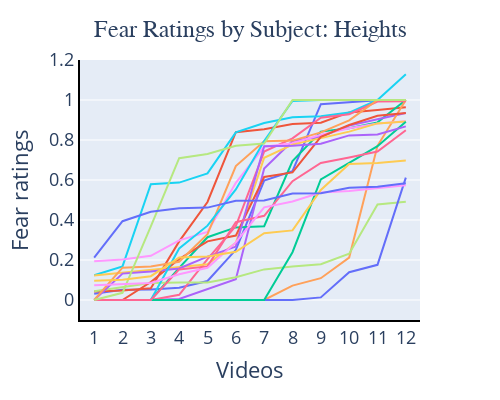
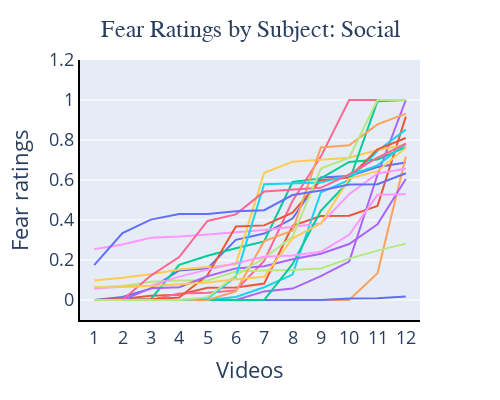
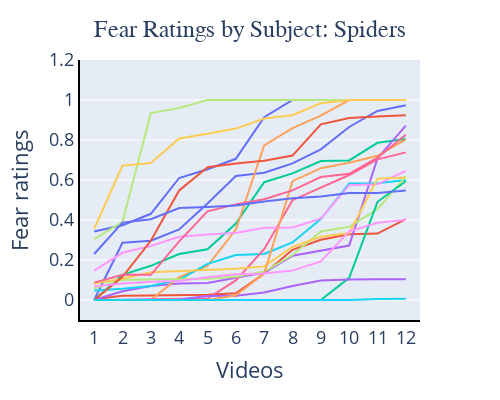

These figures' notebook cell, in order:
### Markdown cell above
## Make fear plots:

### Code cell
# sort everyone's rating
# then make line plot per person

sorted_ratings = all_sub_df.sort_values(by =['sub_id','video_category','fear'])

import plotly.express as px
for category in np.unique(sorted_ratings['category']):
    plot_df = sorted_ratings[sorted_ratings.category==category]
    plot_df['video_order']=np.tile(range(1,13), len(subjects_list))
    
    fig = px.line(plot_df, x='video_order', y='fear', color='sub_id', markers=False,width=500, height=400)
    fig.update_layout(xaxis_title="Videos", 
                      yaxis_title="Fear ratings",
                        title=dict(text=f"Fear Ratings by Subject: {category}", x=0.5, y=0.95,
                                   font=dict(size=24)))
    fig.update_xaxes(showline=True, linewidth=2, linecolor='black',showgrid=False, zeroline=False, range=[0.5, 12.5],title_font=dict(size=22),tickfont=dict(size=18),nticks=24)
    fig.update_yaxes(showline=True, linewidth=2, linecolor='black',showgrid=True, zeroline=False, range=[-0.1,1.2],title_font=dict(size=22),tickfont=dict(size=18))
    
    fig.update_layout(
        title_font_family="Times New Roman",showlegend=False
    )
    fig.show()

### Figure 1 — Plotly figure (JSON) as saved in the notebook; plotly's stock layout.template omitted (floating-point values rounded to 4 significant figures)
{"data": [{"hovertemplate": "sub_id=04<br>video_order=%{x}<br>fear=%{y}<extra></extra>", "legendgroup": "04", "line": {"color": "#636efa", "dash": "solid"}, "marker": {"symbol": "circle"}, "mode": "lines", "name": "04", "orientation": "v", "showlegend": true, "type": "scatter", "x": [1, 2, 3, 4, 5, 6, 7, 8, 9, 10, 11, 12], "xaxis": "x", "y": [0.031, 0.051, 0.052, 0.061, 0.095, 0.251, 0.597, 0.644, 0.979, 0.989, 0.999, 1], "yaxis": "y"}, {"hovertemplate": "sub_id=05<br>video_order=%{x}<br>fear=%{y}<extra></extra>", "legendgroup": "05", "line": {"color": "#EF553B", "dash": "solid"}, "marker": {"symbol": "circle"}, "mode": "lines", "name": "05", "orientation": "v", "showlegend": true, "type": "scatter", "x": [1, 2, 3, 4, 5, 6, 7, 8, 9, 10, 11, 12], "xaxis": "x", "y": [0.043, 0.048, 0.059, 0.293, 0.49, 0.839, 0.854, 0.88, 0.886, 0.938, 0.95, 0.964], "yaxis": "y"}, {"hovertemplate": "sub_id=06<br>video_order=%{x}<br>fear=%{y}<extra></extra>", "legendgroup": "06", "line": {"color": "#00cc96", "dash": "solid"}, "marker": {"symbol": "circle"}, "mode": "lines", "name": "06", "orientation": "v", "showlegend": true, "type": "scatter", "x": [1, 2, 3, 4, 5, 6, 7, 8, 9, 10, 11, 12], "xaxis": "x", "y": [0, 0, 0, 0.161, 0.314, 0.363, 0.369, 0.695, 0.842, 0.859, 0.888, 1], "yaxis": "y"}, {"hovertemplate": "sub_id=07<br>video_order=%{x}<br>fear=%{y}<extra></extra>", "legendgroup": "07", "line": {"color": "#ab63fa", "dash": "solid"}, "marker": {"symbol": "circle"}, "mode": "lines", "name": "07", "orientation": "v", "showlegend": true, "type": "scatter", "x": [1, 2, 3, 4, 5, 6, 7, 8, 9, 10, 11, 12], "xaxis": "x", "y": [0, 0, 0, 0.005, 0.054, 0.104, 0.657, 0.795, 0.816, 0.872, 0.904, 0.935], "yaxis": "y"}, {"hovertemplate": "sub_id=08<br>video_order=%{x}<br>fear=%{y}<extra></extra>", "legendgroup": "08", "line": {"color": "#FFA15A", "dash": "solid"}, "marker": {"symbol": "circle"}, "mode": "lines", "name": "08", "orientation": "v", "showlegend": true, "type": "scatter", "x": [1, 2, 3, 4, 5, 6, 7, 8, 9, 10, 11, 12], "xaxis": "x", "y": [0, 0, 0, 0, 0, 0, 0, 0.072, 0.109, 0.212, 0.771, 1], "yaxis": "y"}, {"hovertemplate": "sub_id=09<br>video_order=%{x}<br>fear=%{y}<extra></extra>", "legendgroup": "09", "line": {"color": "#19d3f3", "dash": "solid"}, "marker": {"symbol": "circle"}, "mode": "lines", "name": "09", "orientation": "v", "showlegend": true, "type": "scatter", "x": [1, 2, 3, 4, 5, 6, 7, 8, 9, 10, 11, 12], "xaxis": "x", "y": [0.124, 0.168, 0.579, 0.587, 0.633, 0.838, 0.885, 0.914, 0.919, 0.937, 1, 1], "yaxis": "y"}, {"hovertemplate": "sub_id=10<br>video_order=%{x}<br>fear=%{y}<extra></extra>", "legendgroup": "10", "line": {"color": "#FF6692", "dash": "solid"}, "marker": {"symbol": "circle"}, "mode": "lines", "name": "10", "orientation": "v", "showlegend": true, "type": "scatter", "x": [1, 2, 3, 4, 5, 6, 7, 8, 9, 10, 11, 12], "xaxis": "x", "y": [0, 0, 0, 0.026, 0.204, 0.3695, 0.742, 0.808, 0.911, 0.929, 0.992, 0.994], "yaxis": "y"}, {"hovertemplate": "sub_id=11<br>video_order=%{x}<br>fear=%{y}<extra></extra>", "legendgroup": "11", "line": {"color": "#B6E880", "dash": "solid"}, "marker": {"symbol": "circle"}, "mode": "lines", "name": "11", "orientation": "v", "showlegend": true, "type": "scatter", "x": [1, 2, 3, 4, 5, 6, 7, 8, 9, 10, 11, 12], "xaxis": "x", "y": [0.044, 0.065, 0.085, 0.087, 0.087, 0.114, 0.153, 0.168, 0.179, 0.231, 0.478, 0.491], "yaxis": "y"}, {"hovertemplate": "sub_id=12<br>video_order=%{x}<br>fear=%{y}<extra></extra>", "legendgroup": "12", "line": {"color": "#FF97FF", "dash": "solid"}, "marker": {"symbol": "circle"}, "mode": "lines", "name": "12", "orientation": "v", "showlegend": true, "type": "scatter", "x": [1, 2, 3, 4, 5, 6, 7, 8, 9, 10, 11, 12], "xaxis": "x", "y": [0.194, 0.202, 0.221, 0.298, 0.34, 0.586, 0.766, 0.784, 0.826, 0.859, 0.883, 0.894], "yaxis": "y"}, {"hovertemplate": "sub_id=13<br>video_order=%{x}<br>fear=%{y}<extra></extra>", "legendgroup": "13", "line": {"color": "#FECB52", "dash": "solid"}, "marker": {"symbol": "circle"}, "mode": "lines", "name": "13", "orientation": "v", "showlegend": true, "type": "scatter", "x": [1, 2, 3, 4, 5, 6, 7, 8, 9, 10, 11, 12], "xaxis": "x", "y": [0.122, 0.137, 0.152, 0.166, 0.179, 0.286, 0.711, 0.777, 0.81, 0.842, 0.883, 0.893], "yaxis": "y"}, {"hovertemplate": "sub_id=14<br>video_order=%{x}<br>fear=%{y}<extra></extra>", "legendgroup": "14", "line": {"color": "#636efa", "dash": "solid"}, "marker": {"symbol": "circle"}, "mode": "lines", "name": "14", "orientation": "v", "showlegend": true, "type": "scatter", "x": [1, 2, 3, 4, 5, 6, 7, 8, 9, 10, 11, 12], "xaxis": "x", "y": [0, 0, 0, 0, 0, 0, 0, 0, 0.013, 0.139, 0.176, 0.612], "yaxis": "y"}, {"hovertemplate": "sub_id=15<br>video_order=%{x}<br>fear=%{y}<extra></extra>", "legendgroup": "15", "line": {"color": "#EF553B", "dash": "solid"}, "marker": {"symbol": "circle"}, "mode": "lines", "name": "15", "orientation": "v", "showlegend": true, "type": "scatter", "x": [1, 2, 3, 4, 5, 6, 7, 8, 9, 10, 11, 12], "xaxis": "x", "y": [0, 0, 0.09, 0.205, 0.2933, 0.322, 0.615, 0.638, 0.816, 0.875, 0.9211, 0.935], "yaxis": "y"}, {"hovertemplate": "sub_id=16<br>video_order=%{x}<br>fear=%{y}<extra></extra>", "legendgroup": "16", "line": {"color": "#00cc96", "dash": "solid"}, "marker": {"symbol": "circle"}, "mode": "lines", "name": "16", "orientation": "v", "showlegend": true, "type": "scatter", "x": [1, 2, 3, 4, 5, 6, 7, 8, 9, 10, 11, 12], "xaxis": "x", "y": [0, 0, 0, 0, 0, 0, 0, 0.239, 0.603, 0.686, 0.769, 0.891], "yaxis": "y"}, {"hovertemplate": "sub_id=17<br>video_order=%{x}<br>fear=%{y}<extra></extra>", "legendgroup": "17", "line": {"color": "#ab63fa", "dash": "solid"}, "marker": {"symbol": "circle"}, "mode": "lines", "name": "17", "orientation": "v", "showlegend": true, "type": "scatter", "x": [1, 2, 3, 4, 5, 6, 7, 8, 9, 10, 11, 12], "xaxis": "x", "y": [0, 0.132, 0.143, 0.158, 0.217, 0.267, 0.769, 0.771, 0.781, 0.823, 0.828, 0.868], "yaxis": "y"}, {"hovertemplate": "sub_id=18<br>video_order=%{x}<br>fear=%{y}<extra></extra>", "legendgroup": "18", "line": {"color": "#FFA15A", "dash": "solid"}, "marker": {"symbol": "circle"}, "mode": "lines", "name": "18", "orientation": "v", "showlegend": true, "type": "scatter", "x": [1, 2, 3, 4, 5, 6, 7, 8, 9, 10, 11, 12], "xaxis": "x", "y": [0, 0.1615, 0.168, 0.191, 0.329, 0.67, 0.794, 0.797, 0.838, 0.898, 1, 1], "yaxis": "y"}, {"hovertemplate": "sub_id=19<br>video_order=%{x}<br>fear=%{y}<extra></extra>", "legendgroup": "19", "line": {"color": "#19d3f3", "dash": "solid"}, "marker": {"symbol": "circle"}, "mode": "lines", "name": "19", "orientation": "v", "showlegend": true, "type": "scatter", "x": [1, 2, 3, 4, 5, 6, 7, 8, 9, 10, 11, 12], "xaxis": "x", "y": [0, 0, 0, 0.2575, 0.3717, 0.553, 0.795, 0.995, 1, 1, 1, 1.129], "yaxis": "y"}, {"hovertemplate": "sub_id=23<br>video_order=%{x}<br>fear=%{y}<extra></extra>", "legendgroup": "23", "line": {"color": "#FF6692", "dash": "solid"}, "marker": {"symbol": "circle"}, "mode": "lines", "name": "23", "orientation": "v", "showlegend": true, "type": "scatter", "x": [1, 2, 3, 4, 5, 6, 7, 8, 9, 10, 11, 12], "xaxis": "x", "y": [0, 0, 0, 0.153, 0.168, 0.389, 0.421, 0.594, 0.685, 0.712, 0.742, 0.849], "yaxis": "y"}, {"hovertemplate": "sub_id=25<br>video_order=%{x}<br>fear=%{y}<extra></extra>", "legendgroup": "25", "line": {"color": "#B6E880", "dash": "solid"}, "marker": {"symbol": "circle"}, "mode": "lines", "name": "25", "orientation": "v", "showlegend": true, "type": "scatter", "x": [1, 2, 3, 4, 5, 6, 7, 8, 9, 10, 11, 12], "xaxis": "x", "y": [0, 0.036, 0.368, 0.709, 0.73, 0.771, 0.782, 1, 1, 1, 1, 1], "yaxis": "y"}, {"hovertemplate": "sub_id=26<br>video_order=%{x}<br>fear=%{y}<extra></extra>", "legendgroup": "26", "line": {"color": "#FF97FF", "dash": "solid"}, "marker": {"symbol": "circle"}, "mode": "lines", "name": "26", "orientation": "v", "showlegend": true, "type": "scatter", "x": [1, 2, 3, 4, 5, 6, 7, 8, 9, 10, 11, 12], "xaxis": "x", "y": [0.074, 0.08, 0.085, 0.129, 0.161, 0.288, 0.4633, 0.4926, 0.537, 0.545, 0.56, 0.574], "yaxis": "y"}, {"hovertemplate": "sub_id=28<br>video_order=%{x}<br>fear=%{y}<extra></extra>", "legendgroup": "28", "line": {"color": "#FECB52", "dash": "solid"}, "marker": {"symbol": "circle"}, "mode": "lines", "name": "28", "orientation": "v", "showlegend": true, "type": "scatter", "x": [1, 2, 3, 4, 5, 6, 7, 8, 9, 10, 11, 12], "xaxis": "x", "y": [0.0964, 0.101, 0.119, 0.212, 0.218, 0.241, 0.334, 0.348, 0.55, 0.68, 0.685, 0.698], "yaxis": "y"}, {"hovertemplate": "sub_id=29<br>video_order=%{x}<br>fear=%{y}<extra></extra>", "legendgroup": "29", "line": {"color": "#636efa", "dash": "solid"}, "marker": {"symbol": "circle"}, "mode": "lines", "name": "29", "orientation": "v", "showlegend": true, "type": "scatter", "x": [1, 2, 3, 4, 5, 6, 7, 8, 9, 10, 11, 12], "xaxis": "x", "y": [0.212, 0.394, 0.441, 0.459, 0.462, 0.496, 0.498, 0.532, 0.534, 0.561, 0.566, 0.584], "yaxis": "y"}], "layout": {"height": 400, "legend": {"title": {"text": "sub_id"}, "tracegroupgap": 0}, "margin": {"t": 60}, "showlegend": false, "title": {"font": {"family": "Times New Roman", "size": 24}, "text": "Fear Ratings by Subject: Heights", "x": 0.5, "y": 0.95}, "width": 500, "xaxis": {"anchor": "y", "domain": [0, 1], "linecolor": "black", "linewidth": 2, "nticks": 24, "range": [0.5, 12.5], "showgrid": false, "showline": true, "tickfont": {"size": 18}, "title": {"font": {"size": 22}, "text": "Videos"}, "zeroline": false}, "yaxis": {"anchor": "x", "domain": [0, 1], "linecolor": "black", "linewidth": 2, "range": [-0.1, 1.2], "showgrid": true, "showline": true, "tickfont": {"size": 18}, "title": {"font": {"size": 22}, "text": "Fear ratings"}, "zeroline": false}}}

### Figure 2 — Plotly figure (JSON) as saved in the notebook; plotly's stock layout.template omitted (floating-point values rounded to 4 significant figures)
{"data": [{"hovertemplate": "sub_id=04<br>video_order=%{x}<br>fear=%{y}<extra></extra>", "legendgroup": "04", "line": {"color": "#636efa", "dash": "solid"}, "marker": {"symbol": "circle"}, "mode": "lines", "name": "04", "orientation": "v", "showlegend": true, "type": "scatter", "x": [1, 2, 3, 4, 5, 6, 7, 8, 9, 10, 11, 12], "xaxis": "x", "y": [0, 0.015, 0.057, 0.148, 0.158, 0.301, 0.332, 0.407, 0.613, 0.62, 0.665, 0.688], "yaxis": "y"}, {"hovertemplate": "sub_id=05<br>video_order=%{x}<br>fear=%{y}<extra></extra>", "legendgroup": "05", "line": {"color": "#EF553B", "dash": "solid"}, "marker": {"symbol": "circle"}, "mode": "lines", "name": "05", "orientation": "v", "showlegend": true, "type": "scatter", "x": [1, 2, 3, 4, 5, 6, 7, 8, 9, 10, 11, 12], "xaxis": "x", "y": [0, 0.005, 0.021, 0.026, 0.061, 0.062, 0.082, 0.371, 0.42, 0.421, 0.4705, 0.917], "yaxis": "y"}, {"hovertemplate": "sub_id=06<br>video_order=%{x}<br>fear=%{y}<extra></extra>", "legendgroup": "06", "line": {"color": "#00cc96", "dash": "solid"}, "marker": {"symbol": "circle"}, "mode": "lines", "name": "06", "orientation": "v", "showlegend": true, "type": "scatter", "x": [1, 2, 3, 4, 5, 6, 7, 8, 9, 10, 11, 12], "xaxis": "x", "y": [0, 0, 0.004, 0.176, 0.221, 0.259, 0.293, 0.59, 0.608, 0.69, 0.703, 0.764], "yaxis": "y"}, {"hovertemplate": "sub_id=07<br>video_order=%{x}<br>fear=%{y}<extra></extra>", "legendgroup": "07", "line": {"color": "#ab63fa", "dash": "solid"}, "marker": {"symbol": "circle"}, "mode": "lines", "name": "07", "orientation": "v", "showlegend": true, "type": "scatter", "x": [1, 2, 3, 4, 5, 6, 7, 8, 9, 10, 11, 12], "xaxis": "x", "y": [0, 0, 0, 0, 0, 0, 0.043, 0.057, 0.119, 0.192, 0.626, 1], "yaxis": "y"}, {"hovertemplate": "sub_id=08<br>video_order=%{x}<br>fear=%{y}<extra></extra>", "legendgroup": "08", "line": {"color": "#FFA15A", "dash": "solid"}, "marker": {"symbol": "circle"}, "mode": "lines", "name": "08", "orientation": "v", "showlegend": true, "type": "scatter", "x": [1, 2, 3, 4, 5, 6, 7, 8, 9, 10, 11, 12], "xaxis": "x", "y": [0, 0, 0, 0, 0, 0, 0, 0, 0, 0, 0.134, 0.717], "yaxis": "y"}, {"hovertemplate": "sub_id=09<br>video_order=%{x}<br>fear=%{y}<extra></extra>", "legendgroup": "09", "line": {"color": "#19d3f3", "dash": "solid"}, "marker": {"symbol": "circle"}, "mode": "lines", "name": "09", "orientation": "v", "showlegend": true, "type": "scatter", "x": [1, 2, 3, 4, 5, 6, 7, 8, 9, 10, 11, 12], "xaxis": "x", "y": [0, 0, 0, 0, 0, 0.015, 0.064, 0.127, 0.538, 0.6, 0.745, 0.852], "yaxis": "y"}, {"hovertemplate": "sub_id=10<br>video_order=%{x}<br>fear=%{y}<extra></extra>", "legendgroup": "10", "line": {"color": "#FF6692", "dash": "solid"}, "marker": {"symbol": "circle"}, "mode": "lines", "name": "10", "orientation": "v", "showlegend": true, "type": "scatter", "x": [1, 2, 3, 4, 5, 6, 7, 8, 9, 10, 11, 12], "xaxis": "x", "y": [0, 0, 0, 0.033, 0.036, 0.048, 0.195, 0.495, 0.717, 1, 1, 1], "yaxis": "y"}, {"hovertemplate": "sub_id=11<br>video_order=%{x}<br>fear=%{y}<extra></extra>", "legendgroup": "11", "line": {"color": "#B6E880", "dash": "solid"}, "marker": {"symbol": "circle"}, "mode": "lines", "name": "11", "orientation": "v", "showlegend": true, "type": "scatter", "x": [1, 2, 3, 4, 5, 6, 7, 8, 9, 10, 11, 12], "xaxis": "x", "y": [0.062, 0.07, 0.091, 0.098, 0.098, 0.142, 0.147, 0.15, 0.158, 0.207, 0.247, 0.282], "yaxis": "y"}, {"hovertemplate": "sub_id=12<br>video_order=%{x}<br>fear=%{y}<extra></extra>", "legendgroup": "12", "line": {"color": "#FF97FF", "dash": "solid"}, "marker": {"symbol": "circle"}, "mode": "lines", "name": "12", "orientation": "v", "showlegend": true, "type": "scatter", "x": [1, 2, 3, 4, 5, 6, 7, 8, 9, 10, 11, 12], "xaxis": "x", "y": [0.254, 0.278, 0.311, 0.317, 0.327, 0.337, 0.35, 0.366, 0.382, 0.529, 0.633, 0.656], "yaxis": "y"}, {"hovertemplate": "sub_id=13<br>video_order=%{x}<br>fear=%{y}<extra></extra>", "legendgroup": "13", "line": {"color": "#FECB52", "dash": "solid"}, "marker": {"symbol": "circle"}, "mode": "lines", "name": "13", "orientation": "v", "showlegend": true, "type": "scatter", "x": [1, 2, 3, 4, 5, 6, 7, 8, 9, 10, 11, 12], "xaxis": "x", "y": [0.098, 0.111, 0.129, 0.152, 0.165, 0.178, 0.636, 0.691, 0.701, 0.711, 0.75, 0.776], "yaxis": "y"}, {"hovertemplate": "sub_id=14<br>video_order=%{x}<br>fear=%{y}<extra></extra>", "legendgroup": "14", "line": {"color": "#636efa", "dash": "solid"}, "marker": {"symbol": "circle"}, "mode": "lines", "name": "14", "orientation": "v", "showlegend": true, "type": "scatter", "x": [1, 2, 3, 4, 5, 6, 7, 8, 9, 10, 11, 12], "xaxis": "x", "y": [0, 0, 0, 0, 0, 0, 0, 0, 0, 0.008, 0.008233, 0.018], "yaxis": "y"}, {"hovertemplate": "sub_id=15<br>video_order=%{x}<br>fear=%{y}<extra></extra>", "legendgroup": "15", "line": {"color": "#EF553B", "dash": "solid"}, "marker": {"symbol": "circle"}, "mode": "lines", "name": "15", "orientation": "v", "showlegend": true, "type": "scatter", "x": [1, 2, 3, 4, 5, 6, 7, 8, 9, 10, 11, 12], "xaxis": "x", "y": [0, 0, 0.004, 0.012, 0.124, 0.368, 0.3731, 0.4365, 0.5992, 0.612, 0.753, 0.81], "yaxis": "y"}, {"hovertemplate": "sub_id=16<br>video_order=%{x}<br>fear=%{y}<extra></extra>", "legendgroup": "16", "line": {"color": "#00cc96", "dash": "solid"}, "marker": {"symbol": "circle"}, "mode": "lines", "name": "16", "orientation": "v", "showlegend": true, "type": "scatter", "x": [1, 2, 3, 4, 5, 6, 7, 8, 9, 10, 11, 12], "xaxis": "x", "y": [0, 0, 0, 0, 0, 0, 0, 0.179, 0.446, 0.595, 0.994, 1], "yaxis": "y"}, {"hovertemplate": "sub_id=17<br>video_order=%{x}<br>fear=%{y}<extra></extra>", "legendgroup": "17", "line": {"color": "#ab63fa", "dash": "solid"}, "marker": {"symbol": "circle"}, "mode": "lines", "name": "17", "orientation": "v", "showlegend": true, "type": "scatter", "x": [1, 2, 3, 4, 5, 6, 7, 8, 9, 10, 11, 12], "xaxis": "x", "y": [0, 0, 0.059, 0.064, 0.119, 0.158, 0.169, 0.204, 0.231, 0.28, 0.378, 0.605], "yaxis": "y"}, {"hovertemplate": "sub_id=18<br>video_order=%{x}<br>fear=%{y}<extra></extra>", "legendgroup": "18", "line": {"color": "#FFA15A", "dash": "solid"}, "marker": {"symbol": "circle"}, "mode": "lines", "name": "18", "orientation": "v", "showlegend": true, "type": "scatter", "x": [1, 2, 3, 4, 5, 6, 7, 8, 9, 10, 11, 12], "xaxis": "x", "y": [0, 0, 0, 0, 0, 0.043, 0.295, 0.347, 0.763, 0.774, 0.878, 0.932], "yaxis": "y"}, {"hovertemplate": "sub_id=19<br>video_order=%{x}<br>fear=%{y}<extra></extra>", "legendgroup": "19", "line": {"color": "#19d3f3", "dash": "solid"}, "marker": {"symbol": "circle"}, "mode": "lines", "name": "19", "orientation": "v", "showlegend": true, "type": "scatter", "x": [1, 2, 3, 4, 5, 6, 7, 8, 9, 10, 11, 12], "xaxis": "x", "y": [0, 0, 0, 0, 0.008, 0.1169, 0.5785, 0.584, 0.587, 0.623, 0.673, 0.782], "yaxis": "y"}, {"hovertemplate": "sub_id=23<br>video_order=%{x}<br>fear=%{y}<extra></extra>", "legendgroup": "23", "line": {"color": "#FF6692", "dash": "solid"}, "marker": {"symbol": "circle"}, "mode": "lines", "name": "23", "orientation": "v", "showlegend": true, "type": "scatter", "x": [1, 2, 3, 4, 5, 6, 7, 8, 9, 10, 11, 12], "xaxis": "x", "y": [0, 0, 0.122, 0.215, 0.395, 0.428, 0.542, 0.551, 0.561, 0.628, 0.712, 0.782], "yaxis": "y"}, {"hovertemplate": "sub_id=25<br>video_order=%{x}<br>fear=%{y}<extra></extra>", "legendgroup": "25", "line": {"color": "#B6E880", "dash": "solid"}, "marker": {"symbol": "circle"}, "mode": "lines", "name": "25", "orientation": "v", "showlegend": true, "type": "scatter", "x": [1, 2, 3, 4, 5, 6, 7, 8, 9, 10, 11, 12], "xaxis": "x", "y": [0, 0, 0, 0, 0.013, 0.124, 0.21, 0.316, 0.657, 0.711, 1, 1], "yaxis": "y"}, {"hovertemplate": "sub_id=26<br>video_order=%{x}<br>fear=%{y}<extra></extra>", "legendgroup": "26", "line": {"color": "#FF97FF", "dash": "solid"}, "marker": {"symbol": "circle"}, "mode": "lines", "name": "26", "orientation": "v", "showlegend": true, "type": "scatter", "x": [1, 2, 3, 4, 5, 6, 7, 8, 9, 10, 11, 12], "xaxis": "x", "y": [0.056, 0.067, 0.07096, 0.117, 0.152, 0.184, 0.2163, 0.223, 0.241, 0.3258, 0.5259, 0.529], "yaxis": "y"}, {"hovertemplate": "sub_id=28<br>video_order=%{x}<br>fear=%{y}<extra></extra>", "legendgroup": "28", "line": {"color": "#FECB52", "dash": "solid"}, "marker": {"symbol": "circle"}, "mode": "lines", "name": "28", "orientation": "v", "showlegend": true, "type": "scatter", "x": [1, 2, 3, 4, 5, 6, 7, 8, 9, 10, 11, 12], "xaxis": "x", "y": [0.064, 0.065, 0.07, 0.077, 0.087, 0.104, 0.116, 0.308, 0.382, 0.607, 0.644, 0.761], "yaxis": "y"}, {"hovertemplate": "sub_id=29<br>video_order=%{x}<br>fear=%{y}<extra></extra>", "legendgroup": "29", "line": {"color": "#636efa", "dash": "solid"}, "marker": {"symbol": "circle"}, "mode": "lines", "name": "29", "orientation": "v", "showlegend": true, "type": "scatter", "x": [1, 2, 3, 4, 5, 6, 7, 8, 9, 10, 11, 12], "xaxis": "x", "y": [0.174, 0.335, 0.402, 0.43, 0.43, 0.444, 0.449, 0.525, 0.547, 0.577, 0.579, 0.634], "yaxis": "y"}], "layout": {"height": 400, "legend": {"title": {"text": "sub_id"}, "tracegroupgap": 0}, "margin": {"t": 60}, "showlegend": false, "title": {"font": {"family": "Times New Roman", "size": 24}, "text": "Fear Ratings by Subject: Social", "x": 0.5, "y": 0.95}, "width": 500, "xaxis": {"anchor": "y", "domain": [0, 1], "linecolor": "black", "linewidth": 2, "nticks": 24, "range": [0.5, 12.5], "showgrid": false, "showline": true, "tickfont": {"size": 18}, "title": {"font": {"size": 22}, "text": "Videos"}, "zeroline": false}, "yaxis": {"anchor": "x", "domain": [0, 1], "linecolor": "black", "linewidth": 2, "range": [-0.1, 1.2], "showgrid": true, "showline": true, "tickfont": {"size": 18}, "title": {"font": {"size": 22}, "text": "Fear ratings"}, "zeroline": false}}}

### Figure 3 — Plotly figure (JSON) as saved in the notebook; plotly's stock layout.template omitted (floating-point values rounded to 4 significant figures)
{"data": [{"hovertemplate": "sub_id=04<br>video_order=%{x}<br>fear=%{y}<extra></extra>", "legendgroup": "04", "line": {"color": "#636efa", "dash": "solid"}, "marker": {"symbol": "circle"}, "mode": "lines", "name": "04", "orientation": "v", "showlegend": true, "type": "scatter", "x": [1, 2, 3, 4, 5, 6, 7, 8, 9, 10, 11, 12], "xaxis": "x", "y": [0, 0.286, 0.296, 0.353, 0.483, 0.62, 0.636, 0.683, 0.753, 0.865, 0.945, 0.974], "yaxis": "y"}, {"hovertemplate": "sub_id=05<br>video_order=%{x}<br>fear=%{y}<extra></extra>", "legendgroup": "05", "line": {"color": "#EF553B", "dash": "solid"}, "marker": {"symbol": "circle"}, "mode": "lines", "name": "05", "orientation": "v", "showlegend": true, "type": "scatter", "x": [1, 2, 3, 4, 5, 6, 7, 8, 9, 10, 11, 12], "xaxis": "x", "y": [0.004, 0.021, 0.023, 0.023, 0.026, 0.034, 0.132, 0.251, 0.301, 0.329, 0.332, 0.404], "yaxis": "y"}, {"hovertemplate": "sub_id=06<br>video_order=%{x}<br>fear=%{y}<extra></extra>", "legendgroup": "06", "line": {"color": "#00cc96", "dash": "solid"}, "marker": {"symbol": "circle"}, "mode": "lines", "name": "06", "orientation": "v", "showlegend": true, "type": "scatter", "x": [1, 2, 3, 4, 5, 6, 7, 8, 9, 10, 11, 12], "xaxis": "x", "y": [0, 0.126, 0.171, 0.23, 0.254, 0.382, 0.589, 0.633, 0.695, 0.698, 0.786, 0.805], "yaxis": "y"}, {"hovertemplate": "sub_id=07<br>video_order=%{x}<br>fear=%{y}<extra></extra>", "legendgroup": "07", "line": {"color": "#ab63fa", "dash": "solid"}, "marker": {"symbol": "circle"}, "mode": "lines", "name": "07", "orientation": "v", "showlegend": true, "type": "scatter", "x": [1, 2, 3, 4, 5, 6, 7, 8, 9, 10, 11, 12], "xaxis": "x", "y": [0, 0.044, 0.07, 0.082, 0.085, 0.111, 0.137, 0.221, 0.246, 0.272, 0.709, 0.872], "yaxis": "y"}, {"hovertemplate": "sub_id=08<br>video_order=%{x}<br>fear=%{y}<extra></extra>", "legendgroup": "08", "line": {"color": "#FFA15A", "dash": "solid"}, "marker": {"symbol": "circle"}, "mode": "lines", "name": "08", "orientation": "v", "showlegend": true, "type": "scatter", "x": [1, 2, 3, 4, 5, 6, 7, 8, 9, 10, 11, 12], "xaxis": "x", "y": [0, 0, 0, 0.114, 0.171, 0.352, 0.773, 0.859, 0.922, 1, 1, 1], "yaxis": "y"}, {"hovertemplate": "sub_id=09<br>video_order=%{x}<br>fear=%{y}<extra></extra>", "legendgroup": "09", "line": {"color": "#19d3f3", "dash": "solid"}, "marker": {"symbol": "circle"}, "mode": "lines", "name": "09", "orientation": "v", "showlegend": true, "type": "scatter", "x": [1, 2, 3, 4, 5, 6, 7, 8, 9, 10, 11, 12], "xaxis": "x", "y": [0.048, 0.056, 0.07, 0.101, 0.181, 0.225, 0.23, 0.288, 0.405, 0.582, 0.584, 0.6], "yaxis": "y"}, {"hovertemplate": "sub_id=10<br>video_order=%{x}<br>fear=%{y}<extra></extra>", "legendgroup": "10", "line": {"color": "#FF6692", "dash": "solid"}, "marker": {"symbol": "circle"}, "mode": "lines", "name": "10", "orientation": "v", "showlegend": true, "type": "scatter", "x": [1, 2, 3, 4, 5, 6, 7, 8, 9, 10, 11, 12], "xaxis": "x", "y": [0, 0, 0.004, 0.005, 0.007, 0.098, 0.254, 0.499, 0.564, 0.625, 0.703, 0.738], "yaxis": "y"}, {"hovertemplate": "sub_id=11<br>video_order=%{x}<br>fear=%{y}<extra></extra>", "legendgroup": "11", "line": {"color": "#B6E880", "dash": "solid"}, "marker": {"symbol": "circle"}, "mode": "lines", "name": "11", "orientation": "v", "showlegend": true, "type": "scatter", "x": [1, 2, 3, 4, 5, 6, 7, 8, 9, 10, 11, 12], "xaxis": "x", "y": [0.059, 0.101, 0.103, 0.104, 0.106, 0.116, 0.142, 0.225, 0.343, 0.366, 0.454, 0.618], "yaxis": "y"}, {"hovertemplate": "sub_id=12<br>video_order=%{x}<br>fear=%{y}<extra></extra>", "legendgroup": "12", "line": {"color": "#FF97FF", "dash": "solid"}, "marker": {"symbol": "circle"}, "mode": "lines", "name": "12", "orientation": "v", "showlegend": true, "type": "scatter", "x": [1, 2, 3, 4, 5, 6, 7, 8, 9, 10, 11, 12], "xaxis": "x", "y": [0.147, 0.236, 0.27, 0.316, 0.327, 0.335, 0.361, 0.363, 0.407, 0.574, 0.579, 0.646], "yaxis": "y"}, {"hovertemplate": "sub_id=13<br>video_order=%{x}<br>fear=%{y}<extra></extra>", "legendgroup": "13", "line": {"color": "#FECB52", "dash": "solid"}, "marker": {"symbol": "circle"}, "mode": "lines", "name": "13", "orientation": "v", "showlegend": true, "type": "scatter", "x": [1, 2, 3, 4, 5, 6, 7, 8, 9, 10, 11, 12], "xaxis": "x", "y": [0.083, 0.106, 0.139, 0.145, 0.152, 0.156, 0.168, 0.265, 0.316, 0.335, 0.607, 0.613], "yaxis": "y"}, {"hovertemplate": "sub_id=14<br>video_order=%{x}<br>fear=%{y}<extra></extra>", "legendgroup": "14", "line": {"color": "#636efa", "dash": "solid"}, "marker": {"symbol": "circle"}, "mode": "lines", "name": "14", "orientation": "v", "showlegend": true, "type": "scatter", "x": [1, 2, 3, 4, 5, 6, 7, 8, 9, 10, 11, 12], "xaxis": "x", "y": [0.343, 0.374, 0.431, 0.61, 0.654, 0.706, 0.914, 1, 1, 1, 1, 1], "yaxis": "y"}, {"hovertemplate": "sub_id=15<br>video_order=%{x}<br>fear=%{y}<extra></extra>", "legendgroup": "15", "line": {"color": "#EF553B", "dash": "solid"}, "marker": {"symbol": "circle"}, "mode": "lines", "name": "15", "orientation": "v", "showlegend": true, "type": "scatter", "x": [1, 2, 3, 4, 5, 6, 7, 8, 9, 10, 11, 12], "xaxis": "x", "y": [0, 0.116, 0.296, 0.548, 0.664, 0.683, 0.696, 0.722, 0.878, 0.9105, 0.917, 0.924], "yaxis": "y"}, {"hovertemplate": "sub_id=16<br>video_order=%{x}<br>fear=%{y}<extra></extra>", "legendgroup": "16", "line": {"color": "#00cc96", "dash": "solid"}, "marker": {"symbol": "circle"}, "mode": "lines", "name": "16", "orientation": "v", "showlegend": true, "type": "scatter", "x": [1, 2, 3, 4, 5, 6, 7, 8, 9, 10, 11, 12], "xaxis": "x", "y": [0, 0, 0, 0, 0, 0, 0, 0, 0, 0.111, 0.491, 0.594], "yaxis": "y"}, {"hovertemplate": "sub_id=17<br>video_order=%{x}<br>fear=%{y}<extra></extra>", "legendgroup": "17", "line": {"color": "#ab63fa", "dash": "solid"}, "marker": {"symbol": "circle"}, "mode": "lines", "name": "17", "orientation": "v", "showlegend": true, "type": "scatter", "x": [1, 2, 3, 4, 5, 6, 7, 8, 9, 10, 11, 12], "xaxis": "x", "y": [0, 0, 0, 0.002, 0.02, 0.021, 0.038, 0.07, 0.098, 0.103, 0.104, 0.104], "yaxis": "y"}, {"hovertemplate": "sub_id=18<br>video_order=%{x}<br>fear=%{y}<extra></extra>", "legendgroup": "18", "line": {"color": "#FFA15A", "dash": "solid"}, "marker": {"symbol": "circle"}, "mode": "lines", "name": "18", "orientation": "v", "showlegend": true, "type": "scatter", "x": [1, 2, 3, 4, 5, 6, 7, 8, 9, 10, 11, 12], "xaxis": "x", "y": [0, 0, 0, 0, 0, 0.023, 0.132, 0.594, 0.659, 0.686, 0.721, 0.803], "yaxis": "y"}, {"hovertemplate": "sub_id=19<br>video_order=%{x}<br>fear=%{y}<extra></extra>", "legendgroup": "19", "line": {"color": "#19d3f3", "dash": "solid"}, "marker": {"symbol": "circle"}, "mode": "lines", "name": "19", "orientation": "v", "showlegend": true, "type": "scatter", "x": [1, 2, 3, 4, 5, 6, 7, 8, 9, 10, 11, 12], "xaxis": "x", "y": [0, 0, 0, 0, 0, 0, 0, 0, 0, 0, 0.005, 0.005931], "yaxis": "y"}, {"hovertemplate": "sub_id=23<br>video_order=%{x}<br>fear=%{y}<extra></extra>", "legendgroup": "23", "line": {"color": "#FF6692", "dash": "solid"}, "marker": {"symbol": "circle"}, "mode": "lines", "name": "23", "orientation": "v", "showlegend": true, "type": "scatter", "x": [1, 2, 3, 4, 5, 6, 7, 8, 9, 10, 11, 12], "xaxis": "x", "y": [0.087, 0.126, 0.126, 0.293, 0.443, 0.478, 0.504, 0.548, 0.615, 0.631, 0.712, 0.826], "yaxis": "y"}, {"hovertemplate": "sub_id=25<br>video_order=%{x}<br>fear=%{y}<extra></extra>", "legendgroup": "25", "line": {"color": "#B6E880", "dash": "solid"}, "marker": {"symbol": "circle"}, "mode": "lines", "name": "25", "orientation": "v", "showlegend": true, "type": "scatter", "x": [1, 2, 3, 4, 5, 6, 7, 8, 9, 10, 11, 12], "xaxis": "x", "y": [0.304, 0.391, 0.935, 0.96, 1, 1, 1, 1, 1, 1, 1, 1], "yaxis": "y"}, {"hovertemplate": "sub_id=26<br>video_order=%{x}<br>fear=%{y}<extra></extra>", "legendgroup": "26", "line": {"color": "#FF97FF", "dash": "solid"}, "marker": {"symbol": "circle"}, "mode": "lines", "name": "26", "orientation": "v", "showlegend": true, "type": "scatter", "x": [1, 2, 3, 4, 5, 6, 7, 8, 9, 10, 11, 12], "xaxis": "x", "y": [0.069, 0.083, 0.091, 0.095, 0.114, 0.129, 0.132, 0.147, 0.1933, 0.343, 0.386, 0.4014], "yaxis": "y"}, {"hovertemplate": "sub_id=28<br>video_order=%{x}<br>fear=%{y}<extra></extra>", "legendgroup": "28", "line": {"color": "#FECB52", "dash": "solid"}, "marker": {"symbol": "circle"}, "mode": "lines", "name": "28", "orientation": "v", "showlegend": true, "type": "scatter", "x": [1, 2, 3, 4, 5, 6, 7, 8, 9, 10, 11, 12], "xaxis": "x", "y": [0.3565, 0.672, 0.685, 0.808, 0.831, 0.857, 0.907, 0.924, 0.984, 1, 1, 1], "yaxis": "y"}, {"hovertemplate": "sub_id=29<br>video_order=%{x}<br>fear=%{y}<extra></extra>", "legendgroup": "29", "line": {"color": "#636efa", "dash": "solid"}, "marker": {"symbol": "circle"}, "mode": "lines", "name": "29", "orientation": "v", "showlegend": true, "type": "scatter", "x": [1, 2, 3, 4, 5, 6, 7, 8, 9, 10, 11, 12], "xaxis": "x", "y": [0.23, 0.387, 0.404, 0.46, 0.465, 0.473, 0.493, 0.509, 0.517, 0.535, 0.535, 0.547], "yaxis": "y"}], "layout": {"height": 400, "legend": {"title": {"text": "sub_id"}, "tracegroupgap": 0}, "margin": {"t": 60}, "showlegend": false, "title": {"font": {"family": "Times New Roman", "size": 24}, "text": "Fear Ratings by Subject: Spiders", "x": 0.5, "y": 0.95}, "width": 500, "xaxis": {"anchor": "y", "domain": [0, 1], "linecolor": "black", "linewidth": 2, "nticks": 24, "range": [0.5, 12.5], "showgrid": false, "showline": true, "tickfont": {"size": 18}, "title": {"font": {"size": 22}, "text": "Videos"}, "zeroline": false}, "yaxis": {"anchor": "x", "domain": [0, 1], "linecolor": "black", "linewidth": 2, "range": [-0.1, 1.2], "showgrid": true, "showline": true, "tickfont": {"size": 18}, "title": {"font": {"size": 22}, "text": "Fear ratings"}, "zeroline": false}}}
